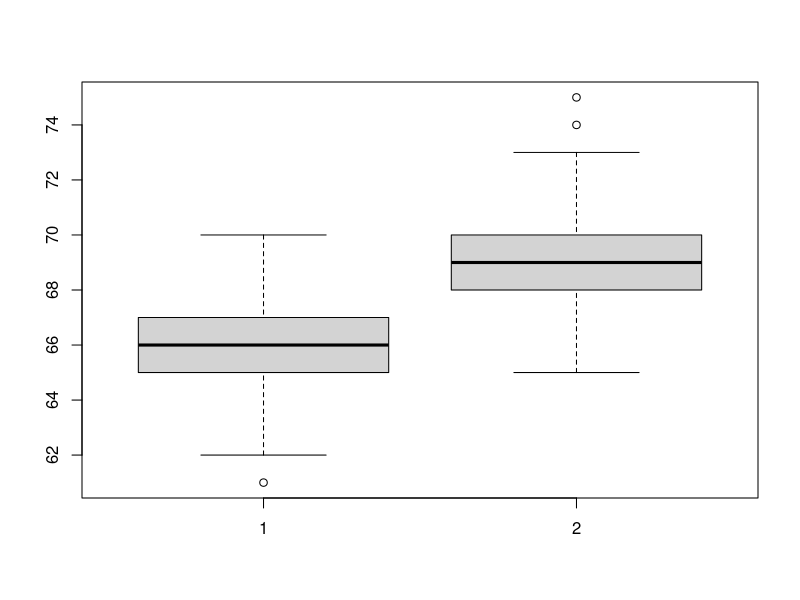

Write the R code that produced this figure.
femaleHeights <- c(
					62, 64, 66, 67, 65, 68, 61, 65, 67, 65,
					64, 63, 67, 68, 64, 66, 68, 69, 65, 67,
					62, 66, 68, 67, 66, 65, 69, 65, 70, 65,
					67, 68, 65, 63, 64, 67, 67)
					
maleHeights <- c(
					69, 67, 69, 70, 65, 68, 69, 70, 71, 69,
					66, 67, 69, 75, 68, 67, 68, 69, 70, 71,
					72, 68, 69, 69, 70, 71, 68, 72, 69, 69,
					68, 69, 73, 70, 73, 68, 69, 71, 67, 68,
					65, 68, 68, 69, 70, 74, 71, 69, 70, 69)

boxplot(femaleHeights, maleHeights)
# На компаративниот Box Plot се гледа дека машките (десно) се
# повисоки од женските (лево), а се гледаат и outlier-ите и
# квантилите за двата примерока.
